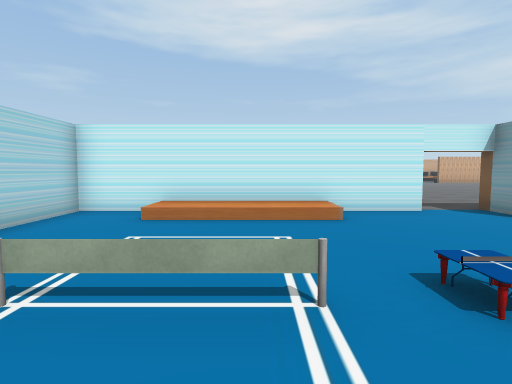
View 1 (above)

24 first-person views from a walk through a Unity game level. The camera is 1.5 m above the floor, tilts 4° down and sees 80° across. The floor is counted in squares, 1.53 m on a side. Each view is taken from the middle of a square. On the plan, view 1 faces up. The plan holds only what a view shows up to about 12 squares ahead; the rest is blank. The place goes on beyond the plan. The player is left out. Some surface patterns are stand-ins.

View 2
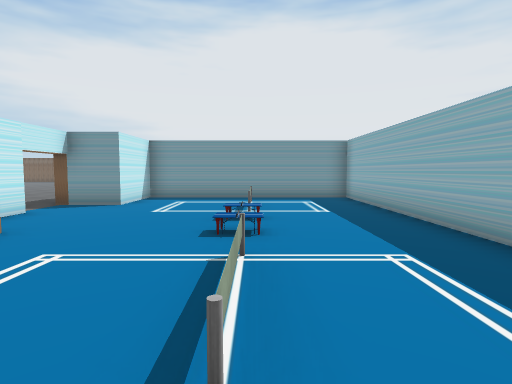

View 3
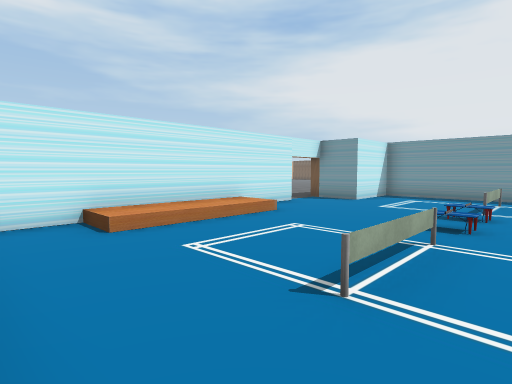

View 4
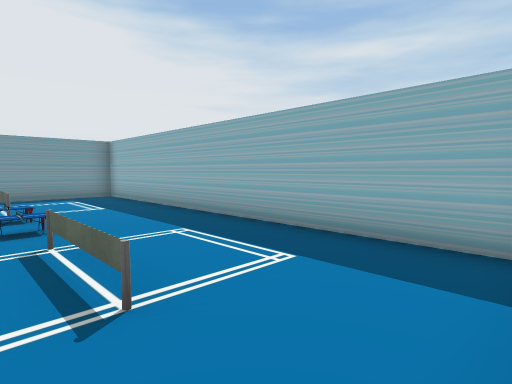

View 5
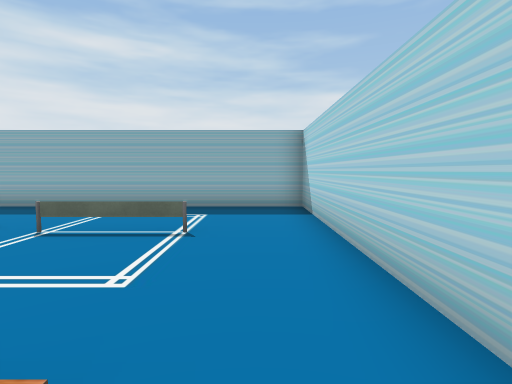

View 6
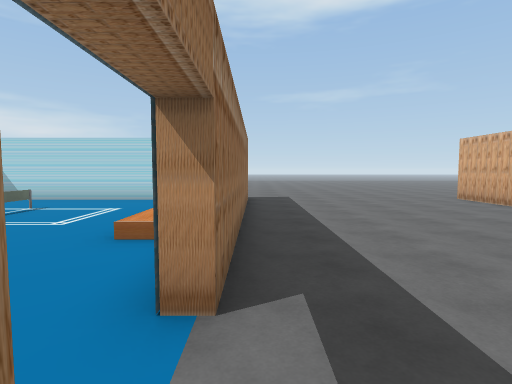

View 7
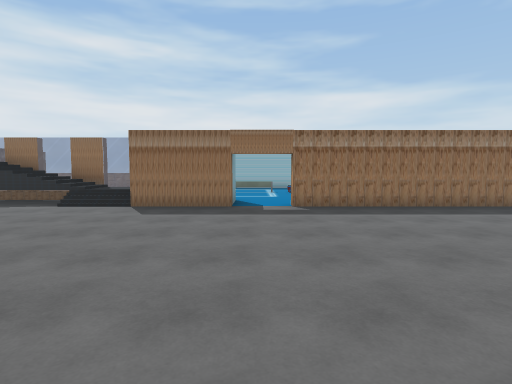

View 8
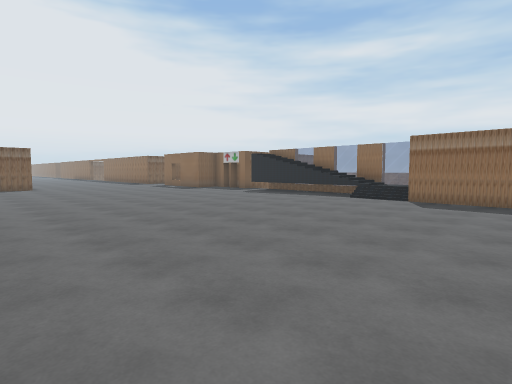

View 9
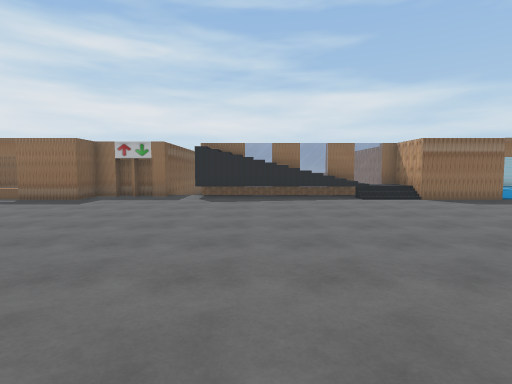

View 10
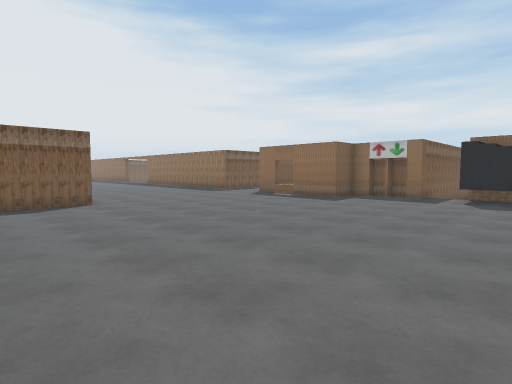

View 11
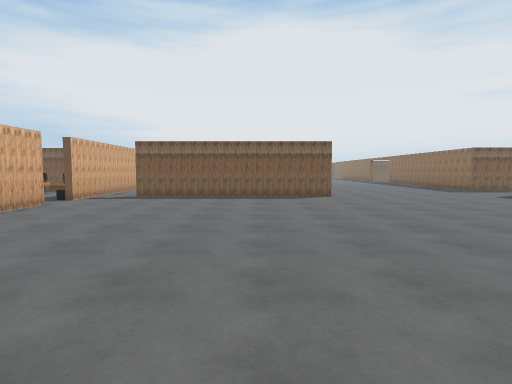

View 12
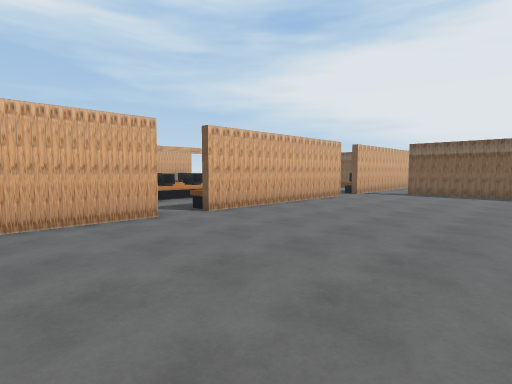

View 13
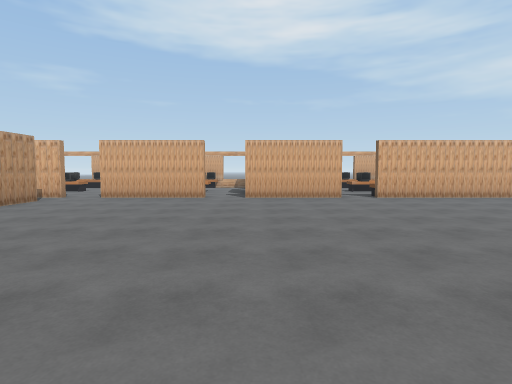

View 14
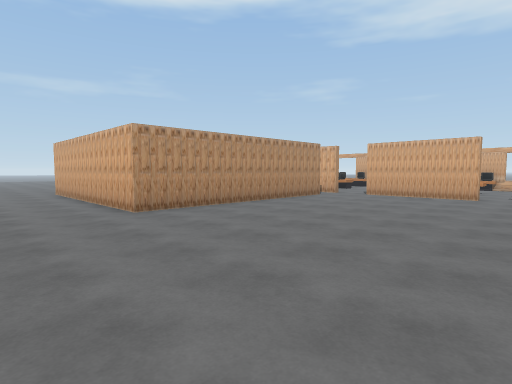

View 15
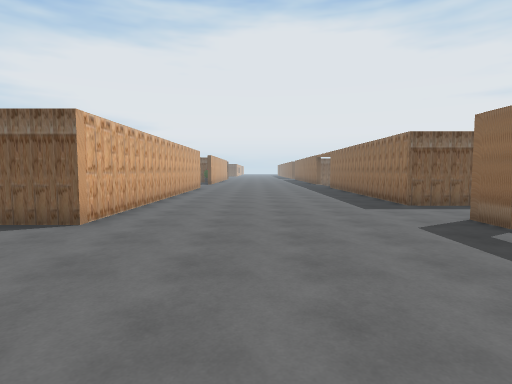

View 16
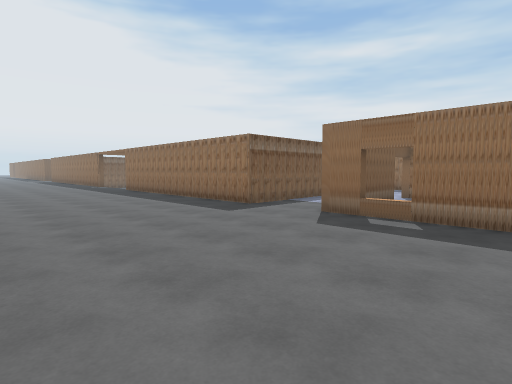

View 17
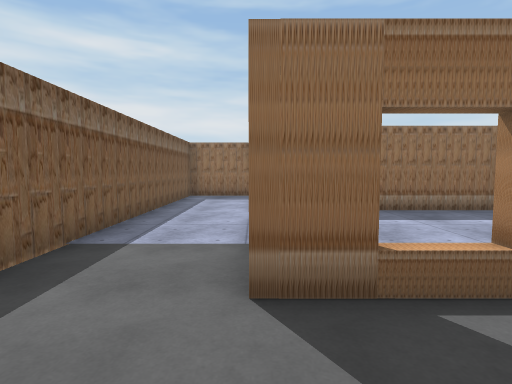

View 18
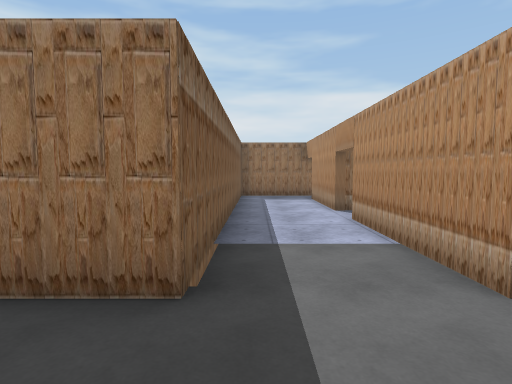

View 19
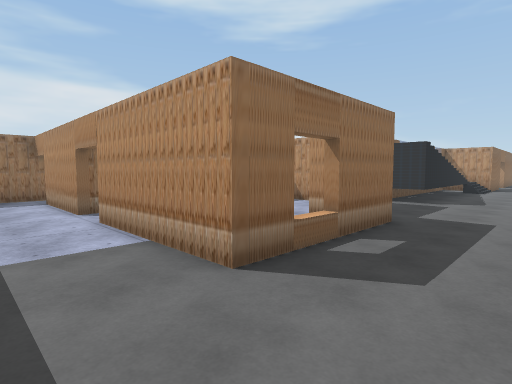

View 20
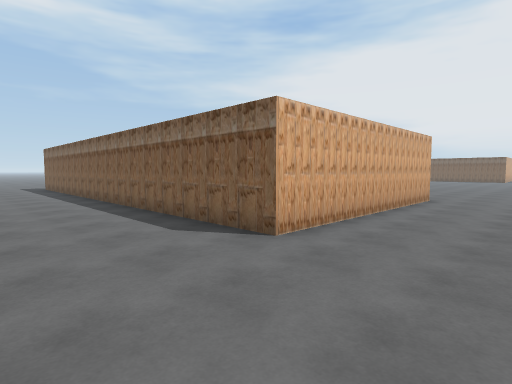

View 21
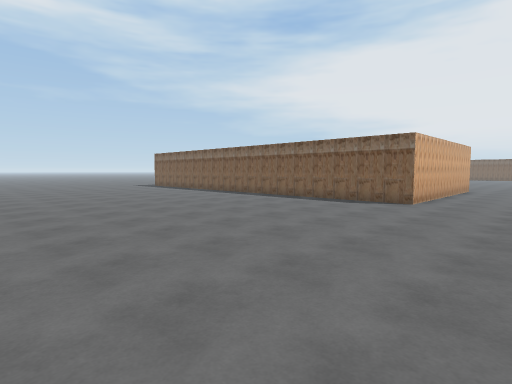

View 22
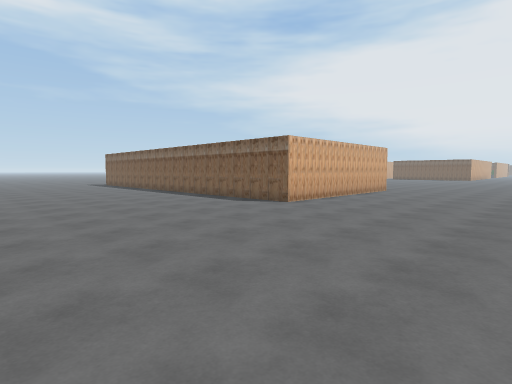

View 23
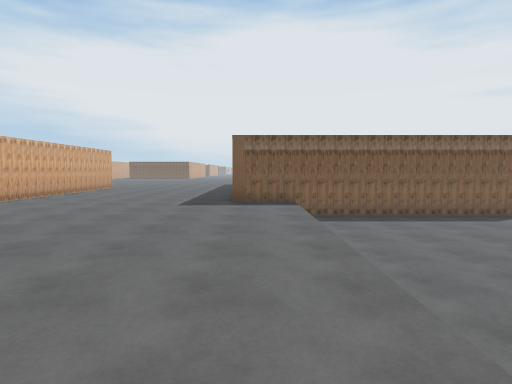

View 24
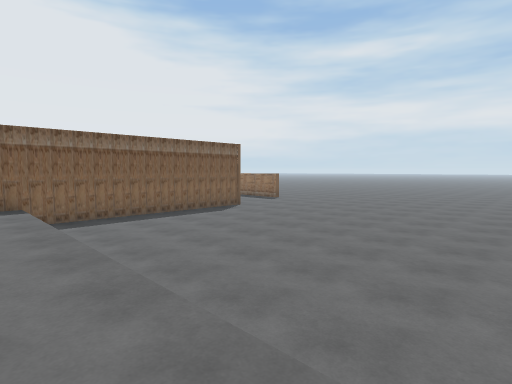

### Floor plan
Key: @ floor where view 1 was taken; # wall or solid block; x gap in a wall; . main floor; : floor 0.5 m higher than the main floor; - floor 0.75 m lower than the main floor; / step, stairs or slope; = window, fence, low wall or low ledge; O other object.
Columns run from 14 left of view 1 to 34 right of it. Each row starts with its distance up from view 1.
 28                              OO
 27                              OO
 26  ...   ..#            ..    ..
 25  ....  ...       ..   ..    .       .OOO
 24  ..... ..#      ##.####.####.######.###
 23  ........#       #.....................
 22  ........#       #...................#
 21  ........#       #...................#
 20  ........#       #...................#
 19  ........#       #...................#
 18 .........#       #...................#
 17 .........##      #...................#
 16 .........##      #................... #
 15 ..........########....................#######
 14 .............................................
 13 .................................................
 12 .................................................
 11   ...............................................
 10   ..............................................
  9   .............................................
  8  ........##########...............##xx#..#####
  7 .........#..::::....###////////...#...#..#
  6  ........#..////....###==#===#x####.. #..#
  5 ---------#............#        #..... #..#
  4 ---------#............#        #..... #..#
  3 ---------#............#         ....  ...#
  2 ---------#..OOO.O..OO.#         ####  #..#
  1 ---------#............#               #..#
  0  --------#....@.......#               #..#
 -1  --------##############               ...#
 -2  --------                             ####
 -3  -------
 -4  ------
 -5  -----
 -6  ----

Positions as (right, up) in squares from view 1, and headings:
1: (0, 0), facing up
2: (-3, 2), facing right
3: (-4, 1), facing up-right
4: (-4, 3), facing down-right
5: (-3, 7), facing down
6: (6, 8), facing left
7: (5, 16), facing down
8: (5, 18), facing down-right
9: (14, 18), facing down
10: (14, 18), facing down-right
11: (12, 18), facing right
12: (10, 18), facing up-right
13: (10, 13), facing up
14: (10, 12), facing up-left
15: (18, 12), facing right
16: (20, 14), facing down-right
17: (24, 10), facing down
18: (26, 10), facing down
19: (26, 10), facing down-left
20: (-8, 12), facing up-right
21: (-14, 12), facing up-right
22: (-12, 9), facing up-right
23: (-14, 7), facing right
24: (-14, 7), facing down-right
